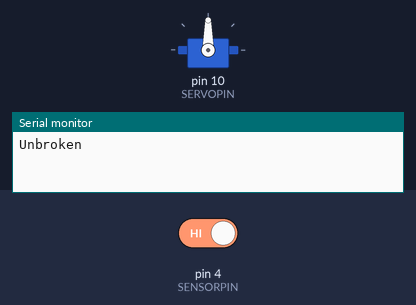
The sketch below on a simulated Arduino Uno, built with avr-gcc and run on an emulated ATmega328P. Shown: servo, the last lines printed to the serial monitor. The inputs (shaded band) are chosen by the test bench; at power-on: pin 4 (SENSORPIN) HIGH.

Above: at 1.2 s.
1.3 s: pin 4 (SENSORPIN) driven LOW
At 3.6 s:
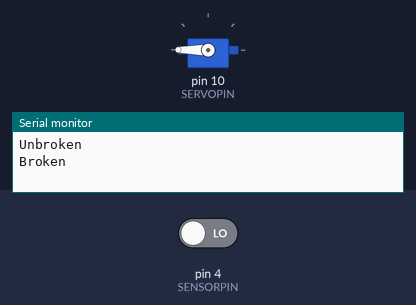
4.3 s: pin 4 (SENSORPIN) driven HIGH
At 5.2 s:
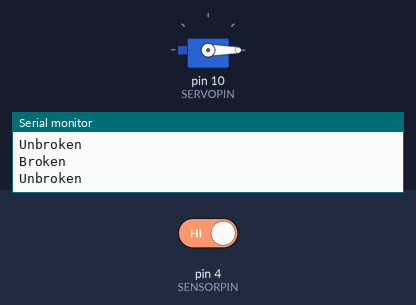
Timing chart, 0 to 7.3 s (numbered marks = the images above; inputs shaded):
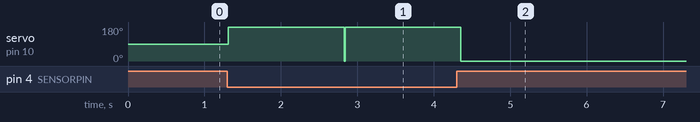

The sketch:

stepper_motor_with_sensor.ino
```cpp
#include <Servo.h>

Servo wandDipper;  // name our servo

int wandDipperPos = 0;  // initialize variable for wandDipper's position
int wandDipperPin = 10; // wandDipper's wire on 'duino
int delayTimeInc = 30; //delay time for each move of one degree in ms
int delayTimeEnd = 1500; // delay time once servo reaches 180 degrees to allow time for bubbles to be blown

#define SERVOPIN 10

#define SENSORPIN 4

// variables will change:
int sensorState = 0, lastState=0;         // variable for reading the pushbutton status

void setup() {
   pinMode(SERVOPIN, OUTPUT);
  // initialize the sensor pin as an input:
  pinMode(SENSORPIN, INPUT);
  digitalWrite(SENSORPIN, HIGH); // turn on the pullup

  Serial.begin(9600);
  wandDipper.attach(wandDipperPin);  // attaches
}

void loop(){
  // read the state of the pushbutton value:
  sensorState = digitalRead(SENSORPIN);
 // Serial.println(wandDipperPos);

  // check if the sensor beam is broken
  // if it is, the sensorState is LOW:
  if (sensorState == LOW) {
    // turn LED on:
    for (wandDipperPos = 0; wandDipperPos <= 180; wandDipperPos += 1) { // servo rotates from 0 to 180 degrees in increments of one degree
    wandDipper.write(wandDipperPos);              // servo will move to wandDipperPosition specified by variable wandDipperPos
  }

  delay(delayTimeEnd); //wait for bubbles to be blown by fan

  for (wandDipperPos = 180; wandDipperPos >= 0; wandDipperPos -= 1) { // servo rotates from 180 to 0 degrees in increments of one degree
    wandDipper.write(wandDipperPos);              // servo will move to wandDipperPosition specified by variable wandDipperPos
  }
  }

  if (sensorState && !lastState) {
    Serial.println("Unbroken");
  }
  if (!sensorState && lastState) {
    Serial.println("Broken");
  }
  lastState = sensorState;

}
```

Measured:
- after the input at 1.3 s, servo on pin 10 (SERVOPIN): 90° → 180° at once
- after the input at 4.3 s, servo on pin 10 (SERVOPIN): goes on until 4.4 s, then stays 0°
